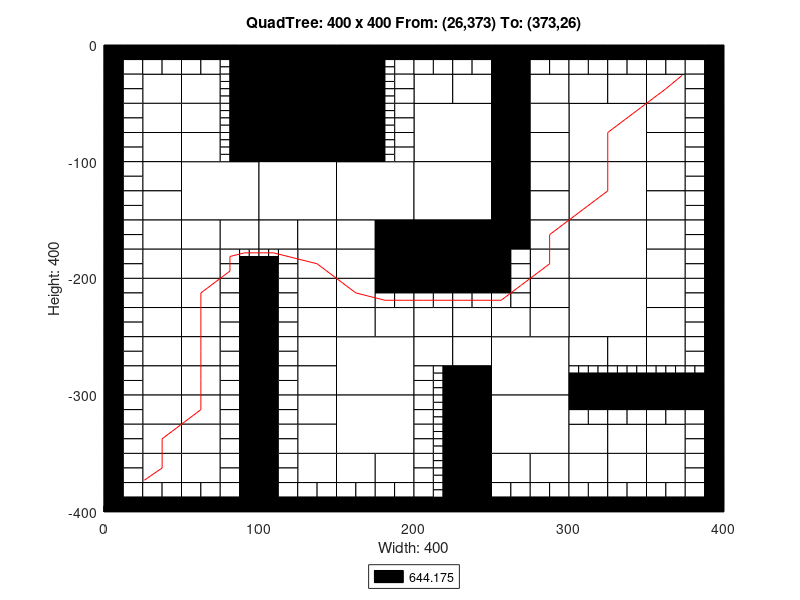

Write MATLAB code to recreate this figure.
axis([0 400 -400 0]);
title('QuadTree: 400 x 400 From: (26,373) To: (373,26)');
xlabel('Width: 400');
ylabel('Height: 400');
rectangle('Position',[100 -50 50 50], 'FaceColor',[0 0 0]);
rectangle('Position',[100 -100 50 50], 'FaceColor',[0 0 0]);
rectangle('Position',[50 -150 50 50], 'FaceColor',[1 1 1]);
rectangle('Position',[100 -150 50 50], 'FaceColor',[1 1 1]);
rectangle('Position',[150 -150 50 50], 'FaceColor',[1 1 1]);
rectangle('Position',[200 -100 50 50], 'FaceColor',[1 1 1]);
rectangle('Position',[300 -100 50 50], 'FaceColor',[1 1 1]);
rectangle('Position',[200 -150 50 50], 'FaceColor',[1 1 1]);
rectangle('Position',[200 -200 50 50], 'FaceColor',[0 0 0]);
rectangle('Position',[300 -150 50 50], 'FaceColor',[1 1 1]);
rectangle('Position',[300 -200 50 50], 'FaceColor',[1 1 1]);
rectangle('Position',[150 -300 50 50], 'FaceColor',[1 1 1]);
rectangle('Position',[150 -350 50 50], 'FaceColor',[1 1 1]);
rectangle('Position',[250 -300 50 50], 'FaceColor',[1 1 1]);
rectangle('Position',[300 -250 50 50], 'FaceColor',[1 1 1]);
rectangle('Position',[250 -350 50 50], 'FaceColor',[1 1 1]);
rectangle('Position',[25 -50 25 25], 'FaceColor',[1 1 1]);
rectangle('Position',[50 -50 25 25], 'FaceColor',[1 1 1]);
rectangle('Position',[25 -75 25 25], 'FaceColor',[1 1 1]);
rectangle('Position',[25 -100 25 25], 'FaceColor',[1 1 1]);
rectangle('Position',[50 -75 25 25], 'FaceColor',[1 1 1]);
rectangle('Position',[50 -100 25 25], 'FaceColor',[1 1 1]);
rectangle('Position',[150 -25 25 25], 'FaceColor',[0 0 0]);
rectangle('Position',[150 -50 25 25], 'FaceColor',[0 0 0]);
rectangle('Position',[150 -75 25 25], 'FaceColor',[0 0 0]);
rectangle('Position',[150 -100 25 25], 'FaceColor',[0 0 0]);
rectangle('Position',[25 -125 25 25], 'FaceColor',[1 1 1]);
rectangle('Position',[25 -150 25 25], 'FaceColor',[1 1 1]);
rectangle('Position',[25 -175 25 25], 'FaceColor',[1 1 1]);
rectangle('Position',[25 -200 25 25], 'FaceColor',[1 1 1]);
rectangle('Position',[50 -175 25 25], 'FaceColor',[1 1 1]);
rectangle('Position',[75 -175 25 25], 'FaceColor',[1 1 1]);
rectangle('Position',[50 -200 25 25], 'FaceColor',[1 1 1]);
rectangle('Position',[100 -175 25 25], 'FaceColor',[1 1 1]);
rectangle('Position',[125 -175 25 25], 'FaceColor',[1 1 1]);
rectangle('Position',[125 -200 25 25], 'FaceColor',[1 1 1]);
rectangle('Position',[150 -175 25 25], 'FaceColor',[1 1 1]);
rectangle('Position',[175 -175 25 25], 'FaceColor',[0 0 0]);
rectangle('Position',[150 -200 25 25], 'FaceColor',[1 1 1]);
rectangle('Position',[175 -200 25 25], 'FaceColor',[0 0 0]);
rectangle('Position',[200 -50 25 25], 'FaceColor',[1 1 1]);
rectangle('Position',[225 -50 25 25], 'FaceColor',[1 1 1]);
rectangle('Position',[250 -25 25 25], 'FaceColor',[0 0 0]);
rectangle('Position',[250 -50 25 25], 'FaceColor',[0 0 0]);
rectangle('Position',[275 -50 25 25], 'FaceColor',[1 1 1]);
rectangle('Position',[250 -75 25 25], 'FaceColor',[0 0 0]);
rectangle('Position',[275 -75 25 25], 'FaceColor',[1 1 1]);
rectangle('Position',[250 -100 25 25], 'FaceColor',[0 0 0]);
rectangle('Position',[275 -100 25 25], 'FaceColor',[1 1 1]);
rectangle('Position',[300 -50 25 25], 'FaceColor',[1 1 1]);
rectangle('Position',[325 -50 25 25], 'FaceColor',[1 1 1]);
rectangle('Position',[350 -50 25 25], 'FaceColor',[1 1 1]);
rectangle('Position',[350 -75 25 25], 'FaceColor',[1 1 1]);
rectangle('Position',[350 -100 25 25], 'FaceColor',[1 1 1]);
rectangle('Position',[250 -125 25 25], 'FaceColor',[0 0 0]);
rectangle('Position',[275 -125 25 25], 'FaceColor',[1 1 1]);
rectangle('Position',[250 -150 25 25], 'FaceColor',[0 0 0]);
rectangle('Position',[275 -150 25 25], 'FaceColor',[1 1 1]);
rectangle('Position',[250 -175 25 25], 'FaceColor',[0 0 0]);
rectangle('Position',[275 -175 25 25], 'FaceColor',[1 1 1]);
rectangle('Position',[275 -200 25 25], 'FaceColor',[1 1 1]);
rectangle('Position',[350 -125 25 25], 'FaceColor',[1 1 1]);
rectangle('Position',[350 -150 25 25], 'FaceColor',[1 1 1]);
rectangle('Position',[350 -175 25 25], 'FaceColor',[1 1 1]);
rectangle('Position',[350 -200 25 25], 'FaceColor',[1 1 1]);
rectangle('Position',[25 -225 25 25], 'FaceColor',[1 1 1]);
rectangle('Position',[25 -250 25 25], 'FaceColor',[1 1 1]);
rectangle('Position',[50 -225 25 25], 'FaceColor',[1 1 1]);
rectangle('Position',[50 -250 25 25], 'FaceColor',[1 1 1]);
rectangle('Position',[25 -275 25 25], 'FaceColor',[1 1 1]);
rectangle('Position',[25 -300 25 25], 'FaceColor',[1 1 1]);
rectangle('Position',[50 -275 25 25], 'FaceColor',[1 1 1]);
rectangle('Position',[50 -300 25 25], 'FaceColor',[1 1 1]);
rectangle('Position',[125 -225 25 25], 'FaceColor',[1 1 1]);
rectangle('Position',[125 -250 25 25], 'FaceColor',[1 1 1]);
rectangle('Position',[150 -225 25 25], 'FaceColor',[1 1 1]);
rectangle('Position',[150 -250 25 25], 'FaceColor',[1 1 1]);
rectangle('Position',[175 -250 25 25], 'FaceColor',[1 1 1]);
rectangle('Position',[125 -275 25 25], 'FaceColor',[1 1 1]);
rectangle('Position',[125 -300 25 25], 'FaceColor',[1 1 1]);
rectangle('Position',[25 -325 25 25], 'FaceColor',[1 1 1]);
rectangle('Position',[25 -350 25 25], 'FaceColor',[1 1 1]);
rectangle('Position',[50 -325 25 25], 'FaceColor',[1 1 1]);
rectangle('Position',[50 -350 25 25], 'FaceColor',[1 1 1]);
rectangle('Position',[25 -375 25 25], 'FaceColor',[1 1 1]);
rectangle('Position',[50 -375 25 25], 'FaceColor',[1 1 1]);
rectangle('Position',[125 -325 25 25], 'FaceColor',[1 1 1]);
rectangle('Position',[125 -350 25 25], 'FaceColor',[1 1 1]);
rectangle('Position',[125 -375 25 25], 'FaceColor',[1 1 1]);
rectangle('Position',[150 -375 25 25], 'FaceColor',[1 1 1]);
rectangle('Position',[175 -375 25 25], 'FaceColor',[1 1 1]);
rectangle('Position',[200 -250 25 25], 'FaceColor',[1 1 1]);
rectangle('Position',[225 -250 25 25], 'FaceColor',[1 1 1]);
rectangle('Position',[275 -225 25 25], 'FaceColor',[1 1 1]);
rectangle('Position',[250 -250 25 25], 'FaceColor',[1 1 1]);
rectangle('Position',[275 -250 25 25], 'FaceColor',[1 1 1]);
rectangle('Position',[200 -275 25 25], 'FaceColor',[1 1 1]);
rectangle('Position',[225 -275 25 25], 'FaceColor',[1 1 1]);
rectangle('Position',[225 -300 25 25], 'FaceColor',[0 0 0]);
rectangle('Position',[350 -225 25 25], 'FaceColor',[1 1 1]);
rectangle('Position',[350 -250 25 25], 'FaceColor',[1 1 1]);
rectangle('Position',[300 -275 25 25], 'FaceColor',[1 1 1]);
rectangle('Position',[325 -275 25 25], 'FaceColor',[1 1 1]);
rectangle('Position',[350 -275 25 25], 'FaceColor',[1 1 1]);
rectangle('Position',[225 -325 25 25], 'FaceColor',[0 0 0]);
rectangle('Position',[225 -350 25 25], 'FaceColor',[0 0 0]);
rectangle('Position',[225 -375 25 25], 'FaceColor',[0 0 0]);
rectangle('Position',[225 -400 25 25], 'FaceColor',[0 0 0]);
rectangle('Position',[250 -375 25 25], 'FaceColor',[1 1 1]);
rectangle('Position',[275 -375 25 25], 'FaceColor',[1 1 1]);
rectangle('Position',[300 -350 25 25], 'FaceColor',[1 1 1]);
rectangle('Position',[325 -350 25 25], 'FaceColor',[1 1 1]);
rectangle('Position',[350 -350 25 25], 'FaceColor',[1 1 1]);
rectangle('Position',[300 -375 25 25], 'FaceColor',[1 1 1]);
rectangle('Position',[325 -375 25 25], 'FaceColor',[1 1 1]);
rectangle('Position',[350 -375 25 25], 'FaceColor',[1 1 1]);
rectangle('Position',[0 -12.5 12.5 12.5], 'FaceColor',[0 0 0]);
rectangle('Position',[12.5 -12.5 12.5 12.5], 'FaceColor',[0 0 0]);
rectangle('Position',[0 -25 12.5 12.5], 'FaceColor',[0 0 0]);
rectangle('Position',[12.5 -25 12.5 12.5], 'FaceColor',[1 1 1]);
rectangle('Position',[25 -12.5 12.5 12.5], 'FaceColor',[0 0 0]);
rectangle('Position',[37.5 -12.5 12.5 12.5], 'FaceColor',[0 0 0]);
rectangle('Position',[25 -25 12.5 12.5], 'FaceColor',[1 1 1]);
rectangle('Position',[37.5 -25 12.5 12.5], 'FaceColor',[1 1 1]);
rectangle('Position',[0 -37.5 12.5 12.5], 'FaceColor',[0 0 0]);
rectangle('Position',[12.5 -37.5 12.5 12.5], 'FaceColor',[1 1 1]);
rectangle('Position',[0 -50 12.5 12.5], 'FaceColor',[0 0 0]);
rectangle('Position',[12.5 -50 12.5 12.5], 'FaceColor',[1 1 1]);
rectangle('Position',[50 -12.5 12.5 12.5], 'FaceColor',[0 0 0]);
rectangle('Position',[62.5 -12.5 12.5 12.5], 'FaceColor',[0 0 0]);
rectangle('Position',[50 -25 12.5 12.5], 'FaceColor',[1 1 1]);
rectangle('Position',[62.5 -25 12.5 12.5], 'FaceColor',[1 1 1]);
rectangle('Position',[75 -12.5 12.5 12.5], 'FaceColor',[0 0 0]);
rectangle('Position',[87.5 -12.5 12.5 12.5], 'FaceColor',[0 0 0]);
rectangle('Position',[87.5 -25 12.5 12.5], 'FaceColor',[0 0 0]);
rectangle('Position',[87.5 -37.5 12.5 12.5], 'FaceColor',[0 0 0]);
rectangle('Position',[87.5 -50 12.5 12.5], 'FaceColor',[0 0 0]);
rectangle('Position',[0 -62.5 12.5 12.5], 'FaceColor',[0 0 0]);
rectangle('Position',[12.5 -62.5 12.5 12.5], 'FaceColor',[1 1 1]);
rectangle('Position',[0 -75 12.5 12.5], 'FaceColor',[0 0 0]);
rectangle('Position',[12.5 -75 12.5 12.5], 'FaceColor',[1 1 1]);
rectangle('Position',[0 -87.5 12.5 12.5], 'FaceColor',[0 0 0]);
rectangle('Position',[12.5 -87.5 12.5 12.5], 'FaceColor',[1 1 1]);
rectangle('Position',[0 -100 12.5 12.5], 'FaceColor',[0 0 0]);
rectangle('Position',[12.5 -100 12.5 12.5], 'FaceColor',[1 1 1]);
rectangle('Position',[87.5 -62.5 12.5 12.5], 'FaceColor',[0 0 0]);
rectangle('Position',[87.5 -75 12.5 12.5], 'FaceColor',[0 0 0]);
rectangle('Position',[87.5 -87.5 12.5 12.5], 'FaceColor',[0 0 0]);
rectangle('Position',[87.5 -100 12.5 12.5], 'FaceColor',[0 0 0]);
rectangle('Position',[175 -12.5 12.5 12.5], 'FaceColor',[0 0 0]);
rectangle('Position',[187.5 -12.5 12.5 12.5], 'FaceColor',[0 0 0]);
rectangle('Position',[187.5 -25 12.5 12.5], 'FaceColor',[1 1 1]);
rectangle('Position',[187.5 -37.5 12.5 12.5], 'FaceColor',[1 1 1]);
rectangle('Position',[187.5 -50 12.5 12.5], 'FaceColor',[1 1 1]);
rectangle('Position',[187.5 -62.5 12.5 12.5], 'FaceColor',[1 1 1]);
rectangle('Position',[187.5 -75 12.5 12.5], 'FaceColor',[1 1 1]);
rectangle('Position',[187.5 -87.5 12.5 12.5], 'FaceColor',[1 1 1]);
rectangle('Position',[187.5 -100 12.5 12.5], 'FaceColor',[1 1 1]);
rectangle('Position',[0 -112.5 12.5 12.5], 'FaceColor',[0 0 0]);
rectangle('Position',[12.5 -112.5 12.5 12.5], 'FaceColor',[1 1 1]);
rectangle('Position',[0 -125 12.5 12.5], 'FaceColor',[0 0 0]);
rectangle('Position',[12.5 -125 12.5 12.5], 'FaceColor',[1 1 1]);
rectangle('Position',[0 -137.5 12.5 12.5], 'FaceColor',[0 0 0]);
rectangle('Position',[12.5 -137.5 12.5 12.5], 'FaceColor',[1 1 1]);
rectangle('Position',[0 -150 12.5 12.5], 'FaceColor',[0 0 0]);
rectangle('Position',[12.5 -150 12.5 12.5], 'FaceColor',[1 1 1]);
rectangle('Position',[0 -162.5 12.5 12.5], 'FaceColor',[0 0 0]);
rectangle('Position',[12.5 -162.5 12.5 12.5], 'FaceColor',[1 1 1]);
rectangle('Position',[0 -175 12.5 12.5], 'FaceColor',[0 0 0]);
rectangle('Position',[12.5 -175 12.5 12.5], 'FaceColor',[1 1 1]);
rectangle('Position',[0 -187.5 12.5 12.5], 'FaceColor',[0 0 0]);
rectangle('Position',[12.5 -187.5 12.5 12.5], 'FaceColor',[1 1 1]);
rectangle('Position',[0 -200 12.5 12.5], 'FaceColor',[0 0 0]);
rectangle('Position',[12.5 -200 12.5 12.5], 'FaceColor',[1 1 1]);
rectangle('Position',[75 -187.5 12.5 12.5], 'FaceColor',[1 1 1]);
rectangle('Position',[75 -200 12.5 12.5], 'FaceColor',[1 1 1]);
rectangle('Position',[87.5 -200 12.5 12.5], 'FaceColor',[0 0 0]);
rectangle('Position',[112.5 -187.5 12.5 12.5], 'FaceColor',[1 1 1]);
rectangle('Position',[100 -200 12.5 12.5], 'FaceColor',[0 0 0]);
rectangle('Position',[112.5 -200 12.5 12.5], 'FaceColor',[1 1 1]);
rectangle('Position',[200 -12.5 12.5 12.5], 'FaceColor',[0 0 0]);
rectangle('Position',[212.5 -12.5 12.5 12.5], 'FaceColor',[0 0 0]);
rectangle('Position',[200 -25 12.5 12.5], 'FaceColor',[1 1 1]);
rectangle('Position',[212.5 -25 12.5 12.5], 'FaceColor',[1 1 1]);
rectangle('Position',[225 -12.5 12.5 12.5], 'FaceColor',[0 0 0]);
rectangle('Position',[237.5 -12.5 12.5 12.5], 'FaceColor',[0 0 0]);
rectangle('Position',[225 -25 12.5 12.5], 'FaceColor',[1 1 1]);
rectangle('Position',[237.5 -25 12.5 12.5], 'FaceColor',[1 1 1]);
rectangle('Position',[275 -12.5 12.5 12.5], 'FaceColor',[0 0 0]);
rectangle('Position',[287.5 -12.5 12.5 12.5], 'FaceColor',[0 0 0]);
rectangle('Position',[275 -25 12.5 12.5], 'FaceColor',[1 1 1]);
rectangle('Position',[287.5 -25 12.5 12.5], 'FaceColor',[1 1 1]);
rectangle('Position',[300 -12.5 12.5 12.5], 'FaceColor',[0 0 0]);
rectangle('Position',[312.5 -12.5 12.5 12.5], 'FaceColor',[0 0 0]);
rectangle('Position',[300 -25 12.5 12.5], 'FaceColor',[1 1 1]);
rectangle('Position',[312.5 -25 12.5 12.5], 'FaceColor',[1 1 1]);
rectangle('Position',[325 -12.5 12.5 12.5], 'FaceColor',[0 0 0]);
rectangle('Position',[337.5 -12.5 12.5 12.5], 'FaceColor',[0 0 0]);
rectangle('Position',[325 -25 12.5 12.5], 'FaceColor',[1 1 1]);
rectangle('Position',[337.5 -25 12.5 12.5], 'FaceColor',[1 1 1]);
rectangle('Position',[350 -12.5 12.5 12.5], 'FaceColor',[0 0 0]);
rectangle('Position',[362.5 -12.5 12.5 12.5], 'FaceColor',[0 0 0]);
rectangle('Position',[350 -25 12.5 12.5], 'FaceColor',[1 1 1]);
rectangle('Position',[362.5 -25 12.5 12.5], 'FaceColor',[1 1 1]);
rectangle('Position',[375 -12.5 12.5 12.5], 'FaceColor',[0 0 0]);
rectangle('Position',[387.5 -12.5 12.5 12.5], 'FaceColor',[0 0 0]);
rectangle('Position',[375 -25 12.5 12.5], 'FaceColor',[1 1 1]);
rectangle('Position',[387.5 -25 12.5 12.5], 'FaceColor',[0 0 0]);
rectangle('Position',[375 -37.5 12.5 12.5], 'FaceColor',[1 1 1]);
rectangle('Position',[387.5 -37.5 12.5 12.5], 'FaceColor',[0 0 0]);
rectangle('Position',[375 -50 12.5 12.5], 'FaceColor',[1 1 1]);
rectangle('Position',[387.5 -50 12.5 12.5], 'FaceColor',[0 0 0]);
rectangle('Position',[375 -62.5 12.5 12.5], 'FaceColor',[1 1 1]);
rectangle('Position',[387.5 -62.5 12.5 12.5], 'FaceColor',[0 0 0]);
rectangle('Position',[375 -75 12.5 12.5], 'FaceColor',[1 1 1]);
rectangle('Position',[387.5 -75 12.5 12.5], 'FaceColor',[0 0 0]);
rectangle('Position',[375 -87.5 12.5 12.5], 'FaceColor',[1 1 1]);
rectangle('Position',[387.5 -87.5 12.5 12.5], 'FaceColor',[0 0 0]);
rectangle('Position',[375 -100 12.5 12.5], 'FaceColor',[1 1 1]);
rectangle('Position',[387.5 -100 12.5 12.5], 'FaceColor',[0 0 0]);
rectangle('Position',[250 -187.5 12.5 12.5], 'FaceColor',[0 0 0]);
rectangle('Position',[262.5 -187.5 12.5 12.5], 'FaceColor',[1 1 1]);
rectangle('Position',[250 -200 12.5 12.5], 'FaceColor',[0 0 0]);
rectangle('Position',[262.5 -200 12.5 12.5], 'FaceColor',[1 1 1]);
rectangle('Position',[375 -112.5 12.5 12.5], 'FaceColor',[1 1 1]);
rectangle('Position',[387.5 -112.5 12.5 12.5], 'FaceColor',[0 0 0]);
rectangle('Position',[375 -125 12.5 12.5], 'FaceColor',[1 1 1]);
rectangle('Position',[387.5 -125 12.5 12.5], 'FaceColor',[0 0 0]);
rectangle('Position',[375 -137.5 12.5 12.5], 'FaceColor',[1 1 1]);
rectangle('Position',[387.5 -137.5 12.5 12.5], 'FaceColor',[0 0 0]);
rectangle('Position',[375 -150 12.5 12.5], 'FaceColor',[1 1 1]);
rectangle('Position',[387.5 -150 12.5 12.5], 'FaceColor',[0 0 0]);
rectangle('Position',[375 -162.5 12.5 12.5], 'FaceColor',[1 1 1]);
rectangle('Position',[387.5 -162.5 12.5 12.5], 'FaceColor',[0 0 0]);
rectangle('Position',[375 -175 12.5 12.5], 'FaceColor',[1 1 1]);
rectangle('Position',[387.5 -175 12.5 12.5], 'FaceColor',[0 0 0]);
rectangle('Position',[375 -187.5 12.5 12.5], 'FaceColor',[1 1 1]);
rectangle('Position',[387.5 -187.5 12.5 12.5], 'FaceColor',[0 0 0]);
rectangle('Position',[375 -200 12.5 12.5], 'FaceColor',[1 1 1]);
rectangle('Position',[387.5 -200 12.5 12.5], 'FaceColor',[0 0 0]);
rectangle('Position',[0 -212.5 12.5 12.5], 'FaceColor',[0 0 0]);
rectangle('Position',[12.5 -212.5 12.5 12.5], 'FaceColor',[1 1 1]);
rectangle('Position',[0 -225 12.5 12.5], 'FaceColor',[0 0 0]);
rectangle('Position',[12.5 -225 12.5 12.5], 'FaceColor',[1 1 1]);
rectangle('Position',[0 -237.5 12.5 12.5], 'FaceColor',[0 0 0]);
rectangle('Position',[12.5 -237.5 12.5 12.5], 'FaceColor',[1 1 1]);
rectangle('Position',[0 -250 12.5 12.5], 'FaceColor',[0 0 0]);
rectangle('Position',[12.5 -250 12.5 12.5], 'FaceColor',[1 1 1]);
rectangle('Position',[75 -212.5 12.5 12.5], 'FaceColor',[1 1 1]);
rectangle('Position',[87.5 -212.5 12.5 12.5], 'FaceColor',[0 0 0]);
rectangle('Position',[75 -225 12.5 12.5], 'FaceColor',[1 1 1]);
rectangle('Position',[87.5 -225 12.5 12.5], 'FaceColor',[0 0 0]);
rectangle('Position',[75 -237.5 12.5 12.5], 'FaceColor',[1 1 1]);
rectangle('Position',[87.5 -237.5 12.5 12.5], 'FaceColor',[0 0 0]);
rectangle('Position',[75 -250 12.5 12.5], 'FaceColor',[1 1 1]);
rectangle('Position',[87.5 -250 12.5 12.5], 'FaceColor',[0 0 0]);
rectangle('Position',[0 -262.5 12.5 12.5], 'FaceColor',[0 0 0]);
rectangle('Position',[12.5 -262.5 12.5 12.5], 'FaceColor',[1 1 1]);
rectangle('Position',[0 -275 12.5 12.5], 'FaceColor',[0 0 0]);
rectangle('Position',[12.5 -275 12.5 12.5], 'FaceColor',[1 1 1]);
rectangle('Position',[0 -287.5 12.5 12.5], 'FaceColor',[0 0 0]);
rectangle('Position',[12.5 -287.5 12.5 12.5], 'FaceColor',[1 1 1]);
rectangle('Position',[0 -300 12.5 12.5], 'FaceColor',[0 0 0]);
rectangle('Position',[12.5 -300 12.5 12.5], 'FaceColor',[1 1 1]);
rectangle('Position',[75 -262.5 12.5 12.5], 'FaceColor',[1 1 1]);
rectangle('Position',[87.5 -262.5 12.5 12.5], 'FaceColor',[0 0 0]);
rectangle('Position',[75 -275 12.5 12.5], 'FaceColor',[1 1 1]);
rectangle('Position',[87.5 -275 12.5 12.5], 'FaceColor',[0 0 0]);
rectangle('Position',[75 -287.5 12.5 12.5], 'FaceColor',[1 1 1]);
rectangle('Position',[87.5 -287.5 12.5 12.5], 'FaceColor',[0 0 0]);
rectangle('Position',[75 -300 12.5 12.5], 'FaceColor',[1 1 1]);
rectangle('Position',[87.5 -300 12.5 12.5], 'FaceColor',[0 0 0]);
rectangle('Position',[100 -212.5 12.5 12.5], 'FaceColor',[0 0 0]);
rectangle('Position',[112.5 -212.5 12.5 12.5], 'FaceColor',[1 1 1]);
rectangle('Position',[100 -225 12.5 12.5], 'FaceColor',[0 0 0]);
rectangle('Position',[112.5 -225 12.5 12.5], 'FaceColor',[1 1 1]);
rectangle('Position',[100 -237.5 12.5 12.5], 'FaceColor',[0 0 0]);
rectangle('Position',[112.5 -237.5 12.5 12.5], 'FaceColor',[1 1 1]);
rectangle('Position',[100 -250 12.5 12.5], 'FaceColor',[0 0 0]);
rectangle('Position',[112.5 -250 12.5 12.5], 'FaceColor',[1 1 1]);
rectangle('Position',[175 -212.5 12.5 12.5], 'FaceColor',[0 0 0]);
rectangle('Position',[187.5 -212.5 12.5 12.5], 'FaceColor',[0 0 0]);
rectangle('Position',[175 -225 12.5 12.5], 'FaceColor',[1 1 1]);
rectangle('Position',[187.5 -225 12.5 12.5], 'FaceColor',[1 1 1]);
rectangle('Position',[100 -262.5 12.5 12.5], 'FaceColor',[0 0 0]);
rectangle('Position',[112.5 -262.5 12.5 12.5], 'FaceColor',[1 1 1]);
rectangle('Position',[100 -275 12.5 12.5], 'FaceColor',[0 0 0]);
rectangle('Position',[112.5 -275 12.5 12.5], 'FaceColor',[1 1 1]);
rectangle('Position',[100 -287.5 12.5 12.5], 'FaceColor',[0 0 0]);
rectangle('Position',[112.5 -287.5 12.5 12.5], 'FaceColor',[1 1 1]);
rectangle('Position',[100 -300 12.5 12.5], 'FaceColor',[0 0 0]);
rectangle('Position',[112.5 -300 12.5 12.5], 'FaceColor',[1 1 1]);
rectangle('Position',[0 -312.5 12.5 12.5], 'FaceColor',[0 0 0]);
rectangle('Position',[12.5 -312.5 12.5 12.5], 'FaceColor',[1 1 1]);
rectangle('Position',[0 -325 12.5 12.5], 'FaceColor',[0 0 0]);
rectangle('Position',[12.5 -325 12.5 12.5], 'FaceColor',[1 1 1]);
rectangle('Position',[0 -337.5 12.5 12.5], 'FaceColor',[0 0 0]);
rectangle('Position',[12.5 -337.5 12.5 12.5], 'FaceColor',[1 1 1]);
rectangle('Position',[0 -350 12.5 12.5], 'FaceColor',[0 0 0]);
rectangle('Position',[12.5 -350 12.5 12.5], 'FaceColor',[1 1 1]);
rectangle('Position',[75 -312.5 12.5 12.5], 'FaceColor',[1 1 1]);
rectangle('Position',[87.5 -312.5 12.5 12.5], 'FaceColor',[0 0 0]);
rectangle('Position',[75 -325 12.5 12.5], 'FaceColor',[1 1 1]);
rectangle('Position',[87.5 -325 12.5 12.5], 'FaceColor',[0 0 0]);
rectangle('Position',[75 -337.5 12.5 12.5], 'FaceColor',[1 1 1]);
rectangle('Position',[87.5 -337.5 12.5 12.5], 'FaceColor',[0 0 0]);
rectangle('Position',[75 -350 12.5 12.5], 'FaceColor',[1 1 1]);
rectangle('Position',[87.5 -350 12.5 12.5], 'FaceColor',[0 0 0]);
rectangle('Position',[0 -362.5 12.5 12.5], 'FaceColor',[0 0 0]);
rectangle('Position',[12.5 -362.5 12.5 12.5], 'FaceColor',[1 1 1]);
rectangle('Position',[0 -375 12.5 12.5], 'FaceColor',[0 0 0]);
rectangle('Position',[12.5 -375 12.5 12.5], 'FaceColor',[1 1 1]);
rectangle('Position',[0 -387.5 12.5 12.5], 'FaceColor',[0 0 0]);
rectangle('Position',[12.5 -387.5 12.5 12.5], 'FaceColor',[1 1 1]);
rectangle('Position',[0 -400 12.5 12.5], 'FaceColor',[0 0 0]);
rectangle('Position',[12.5 -400 12.5 12.5], 'FaceColor',[0 0 0]);
rectangle('Position',[25 -387.5 12.5 12.5], 'FaceColor',[1 1 1]);
rectangle('Position',[37.5 -387.5 12.5 12.5], 'FaceColor',[1 1 1]);
rectangle('Position',[25 -400 12.5 12.5], 'FaceColor',[0 0 0]);
rectangle('Position',[37.5 -400 12.5 12.5], 'FaceColor',[0 0 0]);
rectangle('Position',[75 -362.5 12.5 12.5], 'FaceColor',[1 1 1]);
rectangle('Position',[87.5 -362.5 12.5 12.5], 'FaceColor',[0 0 0]);
rectangle('Position',[75 -375 12.5 12.5], 'FaceColor',[1 1 1]);
rectangle('Position',[87.5 -375 12.5 12.5], 'FaceColor',[0 0 0]);
rectangle('Position',[50 -387.5 12.5 12.5], 'FaceColor',[1 1 1]);
rectangle('Position',[62.5 -387.5 12.5 12.5], 'FaceColor',[1 1 1]);
rectangle('Position',[50 -400 12.5 12.5], 'FaceColor',[0 0 0]);
rectangle('Position',[62.5 -400 12.5 12.5], 'FaceColor',[0 0 0]);
rectangle('Position',[75 -387.5 12.5 12.5], 'FaceColor',[1 1 1]);
rectangle('Position',[87.5 -387.5 12.5 12.5], 'FaceColor',[0 0 0]);
rectangle('Position',[75 -400 12.5 12.5], 'FaceColor',[0 0 0]);
rectangle('Position',[87.5 -400 12.5 12.5], 'FaceColor',[0 0 0]);
rectangle('Position',[100 -312.5 12.5 12.5], 'FaceColor',[0 0 0]);
rectangle('Position',[112.5 -312.5 12.5 12.5], 'FaceColor',[1 1 1]);
rectangle('Position',[100 -325 12.5 12.5], 'FaceColor',[0 0 0]);
rectangle('Position',[112.5 -325 12.5 12.5], 'FaceColor',[1 1 1]);
rectangle('Position',[100 -337.5 12.5 12.5], 'FaceColor',[0 0 0]);
rectangle('Position',[112.5 -337.5 12.5 12.5], 'FaceColor',[1 1 1]);
rectangle('Position',[100 -350 12.5 12.5], 'FaceColor',[0 0 0]);
rectangle('Position',[112.5 -350 12.5 12.5], 'FaceColor',[1 1 1]);
rectangle('Position',[100 -362.5 12.5 12.5], 'FaceColor',[0 0 0]);
rectangle('Position',[112.5 -362.5 12.5 12.5], 'FaceColor',[1 1 1]);
rectangle('Position',[100 -375 12.5 12.5], 'FaceColor',[0 0 0]);
rectangle('Position',[112.5 -375 12.5 12.5], 'FaceColor',[1 1 1]);
rectangle('Position',[100 -387.5 12.5 12.5], 'FaceColor',[0 0 0]);
rectangle('Position',[112.5 -387.5 12.5 12.5], 'FaceColor',[1 1 1]);
rectangle('Position',[100 -400 12.5 12.5], 'FaceColor',[0 0 0]);
rectangle('Position',[112.5 -400 12.5 12.5], 'FaceColor',[0 0 0]);
rectangle('Position',[125 -387.5 12.5 12.5], 'FaceColor',[1 1 1]);
rectangle('Position',[137.5 -387.5 12.5 12.5], 'FaceColor',[1 1 1]);
rectangle('Position',[125 -400 12.5 12.5], 'FaceColor',[0 0 0]);
rectangle('Position',[137.5 -400 12.5 12.5], 'FaceColor',[0 0 0]);
rectangle('Position',[150 -387.5 12.5 12.5], 'FaceColor',[1 1 1]);
rectangle('Position',[162.5 -387.5 12.5 12.5], 'FaceColor',[1 1 1]);
rectangle('Position',[150 -400 12.5 12.5], 'FaceColor',[0 0 0]);
rectangle('Position',[162.5 -400 12.5 12.5], 'FaceColor',[0 0 0]);
rectangle('Position',[175 -387.5 12.5 12.5], 'FaceColor',[1 1 1]);
rectangle('Position',[187.5 -387.5 12.5 12.5], 'FaceColor',[1 1 1]);
rectangle('Position',[175 -400 12.5 12.5], 'FaceColor',[0 0 0]);
rectangle('Position',[187.5 -400 12.5 12.5], 'FaceColor',[0 0 0]);
rectangle('Position',[200 -212.5 12.5 12.5], 'FaceColor',[0 0 0]);
rectangle('Position',[212.5 -212.5 12.5 12.5], 'FaceColor',[0 0 0]);
rectangle('Position',[200 -225 12.5 12.5], 'FaceColor',[1 1 1]);
rectangle('Position',[212.5 -225 12.5 12.5], 'FaceColor',[1 1 1]);
rectangle('Position',[225 -212.5 12.5 12.5], 'FaceColor',[0 0 0]);
rectangle('Position',[237.5 -212.5 12.5 12.5], 'FaceColor',[0 0 0]);
rectangle('Position',[225 -225 12.5 12.5], 'FaceColor',[1 1 1]);
rectangle('Position',[237.5 -225 12.5 12.5], 'FaceColor',[1 1 1]);
rectangle('Position',[250 -212.5 12.5 12.5], 'FaceColor',[0 0 0]);
rectangle('Position',[262.5 -212.5 12.5 12.5], 'FaceColor',[1 1 1]);
rectangle('Position',[250 -225 12.5 12.5], 'FaceColor',[1 1 1]);
rectangle('Position',[262.5 -225 12.5 12.5], 'FaceColor',[1 1 1]);
rectangle('Position',[200 -287.5 12.5 12.5], 'FaceColor',[1 1 1]);
rectangle('Position',[200 -300 12.5 12.5], 'FaceColor',[1 1 1]);
rectangle('Position',[375 -212.5 12.5 12.5], 'FaceColor',[1 1 1]);
rectangle('Position',[387.5 -212.5 12.5 12.5], 'FaceColor',[0 0 0]);
rectangle('Position',[375 -225 12.5 12.5], 'FaceColor',[1 1 1]);
rectangle('Position',[387.5 -225 12.5 12.5], 'FaceColor',[0 0 0]);
rectangle('Position',[375 -237.5 12.5 12.5], 'FaceColor',[1 1 1]);
rectangle('Position',[387.5 -237.5 12.5 12.5], 'FaceColor',[0 0 0]);
rectangle('Position',[375 -250 12.5 12.5], 'FaceColor',[1 1 1]);
rectangle('Position',[387.5 -250 12.5 12.5], 'FaceColor',[0 0 0]);
rectangle('Position',[300 -300 12.5 12.5], 'FaceColor',[0 0 0]);
rectangle('Position',[312.5 -300 12.5 12.5], 'FaceColor',[0 0 0]);
rectangle('Position',[325 -300 12.5 12.5], 'FaceColor',[0 0 0]);
rectangle('Position',[337.5 -300 12.5 12.5], 'FaceColor',[0 0 0]);
rectangle('Position',[375 -262.5 12.5 12.5], 'FaceColor',[1 1 1]);
rectangle('Position',[387.5 -262.5 12.5 12.5], 'FaceColor',[0 0 0]);
rectangle('Position',[375 -275 12.5 12.5], 'FaceColor',[1 1 1]);
rectangle('Position',[387.5 -275 12.5 12.5], 'FaceColor',[0 0 0]);
rectangle('Position',[350 -300 12.5 12.5], 'FaceColor',[0 0 0]);
rectangle('Position',[362.5 -300 12.5 12.5], 'FaceColor',[0 0 0]);
rectangle('Position',[387.5 -287.5 12.5 12.5], 'FaceColor',[0 0 0]);
rectangle('Position',[375 -300 12.5 12.5], 'FaceColor',[0 0 0]);
rectangle('Position',[387.5 -300 12.5 12.5], 'FaceColor',[0 0 0]);
rectangle('Position',[200 -312.5 12.5 12.5], 'FaceColor',[1 1 1]);
rectangle('Position',[200 -325 12.5 12.5], 'FaceColor',[1 1 1]);
rectangle('Position',[200 -337.5 12.5 12.5], 'FaceColor',[1 1 1]);
rectangle('Position',[200 -350 12.5 12.5], 'FaceColor',[1 1 1]);
rectangle('Position',[200 -362.5 12.5 12.5], 'FaceColor',[1 1 1]);
rectangle('Position',[200 -375 12.5 12.5], 'FaceColor',[1 1 1]);
rectangle('Position',[200 -387.5 12.5 12.5], 'FaceColor',[1 1 1]);
rectangle('Position',[200 -400 12.5 12.5], 'FaceColor',[0 0 0]);
rectangle('Position',[212.5 -400 12.5 12.5], 'FaceColor',[0 0 0]);
rectangle('Position',[250 -387.5 12.5 12.5], 'FaceColor',[1 1 1]);
rectangle('Position',[262.5 -387.5 12.5 12.5], 'FaceColor',[1 1 1]);
rectangle('Position',[250 -400 12.5 12.5], 'FaceColor',[0 0 0]);
rectangle('Position',[262.5 -400 12.5 12.5], 'FaceColor',[0 0 0]);
rectangle('Position',[275 -387.5 12.5 12.5], 'FaceColor',[1 1 1]);
rectangle('Position',[287.5 -387.5 12.5 12.5], 'FaceColor',[1 1 1]);
rectangle('Position',[275 -400 12.5 12.5], 'FaceColor',[0 0 0]);
rectangle('Position',[287.5 -400 12.5 12.5], 'FaceColor',[0 0 0]);
rectangle('Position',[300 -312.5 12.5 12.5], 'FaceColor',[0 0 0]);
rectangle('Position',[312.5 -312.5 12.5 12.5], 'FaceColor',[0 0 0]);
rectangle('Position',[300 -325 12.5 12.5], 'FaceColor',[1 1 1]);
rectangle('Position',[312.5 -325 12.5 12.5], 'FaceColor',[1 1 1]);
rectangle('Position',[325 -312.5 12.5 12.5], 'FaceColor',[0 0 0]);
rectangle('Position',[337.5 -312.5 12.5 12.5], 'FaceColor',[0 0 0]);
rectangle('Position',[325 -325 12.5 12.5], 'FaceColor',[1 1 1]);
rectangle('Position',[337.5 -325 12.5 12.5], 'FaceColor',[1 1 1]);
rectangle('Position',[350 -312.5 12.5 12.5], 'FaceColor',[0 0 0]);
rectangle('Position',[362.5 -312.5 12.5 12.5], 'FaceColor',[0 0 0]);
rectangle('Position',[350 -325 12.5 12.5], 'FaceColor',[1 1 1]);
rectangle('Position',[362.5 -325 12.5 12.5], 'FaceColor',[1 1 1]);
rectangle('Position',[375 -312.5 12.5 12.5], 'FaceColor',[0 0 0]);
rectangle('Position',[387.5 -312.5 12.5 12.5], 'FaceColor',[0 0 0]);
rectangle('Position',[375 -325 12.5 12.5], 'FaceColor',[1 1 1]);
rectangle('Position',[387.5 -325 12.5 12.5], 'FaceColor',[0 0 0]);
rectangle('Position',[375 -337.5 12.5 12.5], 'FaceColor',[1 1 1]);
rectangle('Position',[387.5 -337.5 12.5 12.5], 'FaceColor',[0 0 0]);
rectangle('Position',[375 -350 12.5 12.5], 'FaceColor',[1 1 1]);
rectangle('Position',[387.5 -350 12.5 12.5], 'FaceColor',[0 0 0]);
rectangle('Position',[300 -387.5 12.5 12.5], 'FaceColor',[1 1 1]);
rectangle('Position',[312.5 -387.5 12.5 12.5], 'FaceColor',[1 1 1]);
rectangle('Position',[300 -400 12.5 12.5], 'FaceColor',[0 0 0]);
rectangle('Position',[312.5 -400 12.5 12.5], 'FaceColor',[0 0 0]);
rectangle('Position',[325 -387.5 12.5 12.5], 'FaceColor',[1 1 1]);
rectangle('Position',[337.5 -387.5 12.5 12.5], 'FaceColor',[1 1 1]);
rectangle('Position',[325 -400 12.5 12.5], 'FaceColor',[0 0 0]);
rectangle('Position',[337.5 -400 12.5 12.5], 'FaceColor',[0 0 0]);
rectangle('Position',[375 -362.5 12.5 12.5], 'FaceColor',[1 1 1]);
rectangle('Position',[387.5 -362.5 12.5 12.5], 'FaceColor',[0 0 0]);
rectangle('Position',[375 -375 12.5 12.5], 'FaceColor',[1 1 1]);
rectangle('Position',[387.5 -375 12.5 12.5], 'FaceColor',[0 0 0]);
rectangle('Position',[350 -387.5 12.5 12.5], 'FaceColor',[1 1 1]);
rectangle('Position',[362.5 -387.5 12.5 12.5], 'FaceColor',[1 1 1]);
rectangle('Position',[350 -400 12.5 12.5], 'FaceColor',[0 0 0]);
rectangle('Position',[362.5 -400 12.5 12.5], 'FaceColor',[0 0 0]);
rectangle('Position',[375 -387.5 12.5 12.5], 'FaceColor',[1 1 1]);
rectangle('Position',[387.5 -387.5 12.5 12.5], 'FaceColor',[0 0 0]);
rectangle('Position',[375 -400 12.5 12.5], 'FaceColor',[0 0 0]);
rectangle('Position',[387.5 -400 12.5 12.5], 'FaceColor',[0 0 0]);
rectangle('Position',[75 -18.75 6.25 6.25], 'FaceColor',[1 1 1]);
rectangle('Position',[81.25 -18.75 6.25 6.25], 'FaceColor',[0 0 0]);
rectangle('Position',[75 -25 6.25 6.25], 'FaceColor',[1 1 1]);
rectangle('Position',[81.25 -25 6.25 6.25], 'FaceColor',[0 0 0]);
rectangle('Position',[75 -31.25 6.25 6.25], 'FaceColor',[1 1 1]);
rectangle('Position',[81.25 -31.25 6.25 6.25], 'FaceColor',[0 0 0]);
rectangle('Position',[75 -37.5 6.25 6.25], 'FaceColor',[1 1 1]);
rectangle('Position',[81.25 -37.5 6.25 6.25], 'FaceColor',[0 0 0]);
rectangle('Position',[75 -43.75 6.25 6.25], 'FaceColor',[1 1 1]);
rectangle('Position',[81.25 -43.75 6.25 6.25], 'FaceColor',[0 0 0]);
rectangle('Position',[75 -50 6.25 6.25], 'FaceColor',[1 1 1]);
rectangle('Position',[81.25 -50 6.25 6.25], 'FaceColor',[0 0 0]);
rectangle('Position',[75 -56.25 6.25 6.25], 'FaceColor',[1 1 1]);
rectangle('Position',[81.25 -56.25 6.25 6.25], 'FaceColor',[0 0 0]);
rectangle('Position',[75 -62.5 6.25 6.25], 'FaceColor',[1 1 1]);
rectangle('Position',[81.25 -62.5 6.25 6.25], 'FaceColor',[0 0 0]);
rectangle('Position',[75 -68.75 6.25 6.25], 'FaceColor',[1 1 1]);
rectangle('Position',[81.25 -68.75 6.25 6.25], 'FaceColor',[0 0 0]);
rectangle('Position',[75 -75 6.25 6.25], 'FaceColor',[1 1 1]);
rectangle('Position',[81.25 -75 6.25 6.25], 'FaceColor',[0 0 0]);
rectangle('Position',[75 -81.25 6.25 6.25], 'FaceColor',[1 1 1]);
rectangle('Position',[81.25 -81.25 6.25 6.25], 'FaceColor',[0 0 0]);
rectangle('Position',[75 -87.5 6.25 6.25], 'FaceColor',[1 1 1]);
rectangle('Position',[81.25 -87.5 6.25 6.25], 'FaceColor',[0 0 0]);
rectangle('Position',[75 -93.75 6.25 6.25], 'FaceColor',[1 1 1]);
rectangle('Position',[81.25 -93.75 6.25 6.25], 'FaceColor',[0 0 0]);
rectangle('Position',[75 -100 6.25 6.25], 'FaceColor',[1 1 1]);
rectangle('Position',[81.25 -100 6.25 6.25], 'FaceColor',[0 0 0]);
rectangle('Position',[175 -18.75 6.25 6.25], 'FaceColor',[0 0 0]);
rectangle('Position',[181.25 -18.75 6.25 6.25], 'FaceColor',[1 1 1]);
rectangle('Position',[175 -25 6.25 6.25], 'FaceColor',[0 0 0]);
rectangle('Position',[181.25 -25 6.25 6.25], 'FaceColor',[1 1 1]);
rectangle('Position',[175 -31.25 6.25 6.25], 'FaceColor',[0 0 0]);
rectangle('Position',[181.25 -31.25 6.25 6.25], 'FaceColor',[1 1 1]);
rectangle('Position',[175 -37.5 6.25 6.25], 'FaceColor',[0 0 0]);
rectangle('Position',[181.25 -37.5 6.25 6.25], 'FaceColor',[1 1 1]);
rectangle('Position',[175 -43.75 6.25 6.25], 'FaceColor',[0 0 0]);
rectangle('Position',[181.25 -43.75 6.25 6.25], 'FaceColor',[1 1 1]);
rectangle('Position',[175 -50 6.25 6.25], 'FaceColor',[0 0 0]);
rectangle('Position',[181.25 -50 6.25 6.25], 'FaceColor',[1 1 1]);
rectangle('Position',[175 -56.25 6.25 6.25], 'FaceColor',[0 0 0]);
rectangle('Position',[181.25 -56.25 6.25 6.25], 'FaceColor',[1 1 1]);
rectangle('Position',[175 -62.5 6.25 6.25], 'FaceColor',[0 0 0]);
rectangle('Position',[181.25 -62.5 6.25 6.25], 'FaceColor',[1 1 1]);
rectangle('Position',[175 -68.75 6.25 6.25], 'FaceColor',[0 0 0]);
rectangle('Position',[181.25 -68.75 6.25 6.25], 'FaceColor',[1 1 1]);
rectangle('Position',[175 -75 6.25 6.25], 'FaceColor',[0 0 0]);
rectangle('Position',[181.25 -75 6.25 6.25], 'FaceColor',[1 1 1]);
rectangle('Position',[175 -81.25 6.25 6.25], 'FaceColor',[0 0 0]);
rectangle('Position',[181.25 -81.25 6.25 6.25], 'FaceColor',[1 1 1]);
rectangle('Position',[175 -87.5 6.25 6.25], 'FaceColor',[0 0 0]);
rectangle('Position',[181.25 -87.5 6.25 6.25], 'FaceColor',[1 1 1]);
rectangle('Position',[175 -93.75 6.25 6.25], 'FaceColor',[0 0 0]);
rectangle('Position',[181.25 -93.75 6.25 6.25], 'FaceColor',[1 1 1]);
rectangle('Position',[175 -100 6.25 6.25], 'FaceColor',[0 0 0]);
rectangle('Position',[181.25 -100 6.25 6.25], 'FaceColor',[1 1 1]);
rectangle('Position',[87.5 -181.25 6.25 6.25], 'FaceColor',[1 1 1]);
rectangle('Position',[93.75 -181.25 6.25 6.25], 'FaceColor',[1 1 1]);
rectangle('Position',[87.5 -187.5 6.25 6.25], 'FaceColor',[0 0 0]);
rectangle('Position',[93.75 -187.5 6.25 6.25], 'FaceColor',[0 0 0]);
rectangle('Position',[100 -181.25 6.25 6.25], 'FaceColor',[1 1 1]);
rectangle('Position',[106.25 -181.25 6.25 6.25], 'FaceColor',[1 1 1]);
rectangle('Position',[100 -187.5 6.25 6.25], 'FaceColor',[0 0 0]);
rectangle('Position',[106.25 -187.5 6.25 6.25], 'FaceColor',[0 0 0]);
rectangle('Position',[212.5 -281.25 6.25 6.25], 'FaceColor',[1 1 1]);
rectangle('Position',[218.75 -281.25 6.25 6.25], 'FaceColor',[0 0 0]);
rectangle('Position',[212.5 -287.5 6.25 6.25], 'FaceColor',[1 1 1]);
rectangle('Position',[218.75 -287.5 6.25 6.25], 'FaceColor',[0 0 0]);
rectangle('Position',[212.5 -293.75 6.25 6.25], 'FaceColor',[1 1 1]);
rectangle('Position',[218.75 -293.75 6.25 6.25], 'FaceColor',[0 0 0]);
rectangle('Position',[212.5 -300 6.25 6.25], 'FaceColor',[1 1 1]);
rectangle('Position',[218.75 -300 6.25 6.25], 'FaceColor',[0 0 0]);
rectangle('Position',[300 -281.25 6.25 6.25], 'FaceColor',[1 1 1]);
rectangle('Position',[306.25 -281.25 6.25 6.25], 'FaceColor',[1 1 1]);
rectangle('Position',[300 -287.5 6.25 6.25], 'FaceColor',[0 0 0]);
rectangle('Position',[306.25 -287.5 6.25 6.25], 'FaceColor',[0 0 0]);
rectangle('Position',[312.5 -281.25 6.25 6.25], 'FaceColor',[1 1 1]);
rectangle('Position',[318.75 -281.25 6.25 6.25], 'FaceColor',[1 1 1]);
rectangle('Position',[312.5 -287.5 6.25 6.25], 'FaceColor',[0 0 0]);
rectangle('Position',[318.75 -287.5 6.25 6.25], 'FaceColor',[0 0 0]);
rectangle('Position',[325 -281.25 6.25 6.25], 'FaceColor',[1 1 1]);
rectangle('Position',[331.25 -281.25 6.25 6.25], 'FaceColor',[1 1 1]);
rectangle('Position',[325 -287.5 6.25 6.25], 'FaceColor',[0 0 0]);
rectangle('Position',[331.25 -287.5 6.25 6.25], 'FaceColor',[0 0 0]);
rectangle('Position',[337.5 -281.25 6.25 6.25], 'FaceColor',[1 1 1]);
rectangle('Position',[343.75 -281.25 6.25 6.25], 'FaceColor',[1 1 1]);
rectangle('Position',[337.5 -287.5 6.25 6.25], 'FaceColor',[0 0 0]);
rectangle('Position',[343.75 -287.5 6.25 6.25], 'FaceColor',[0 0 0]);
rectangle('Position',[350 -281.25 6.25 6.25], 'FaceColor',[1 1 1]);
rectangle('Position',[356.25 -281.25 6.25 6.25], 'FaceColor',[1 1 1]);
rectangle('Position',[350 -287.5 6.25 6.25], 'FaceColor',[0 0 0]);
rectangle('Position',[356.25 -287.5 6.25 6.25], 'FaceColor',[0 0 0]);
rectangle('Position',[362.5 -281.25 6.25 6.25], 'FaceColor',[1 1 1]);
rectangle('Position',[368.75 -281.25 6.25 6.25], 'FaceColor',[1 1 1]);
rectangle('Position',[362.5 -287.5 6.25 6.25], 'FaceColor',[0 0 0]);
rectangle('Position',[368.75 -287.5 6.25 6.25], 'FaceColor',[0 0 0]);
rectangle('Position',[375 -281.25 6.25 6.25], 'FaceColor',[1 1 1]);
rectangle('Position',[381.25 -281.25 6.25 6.25], 'FaceColor',[1 1 1]);
rectangle('Position',[375 -287.5 6.25 6.25], 'FaceColor',[0 0 0]);
rectangle('Position',[381.25 -287.5 6.25 6.25], 'FaceColor',[0 0 0]);
rectangle('Position',[212.5 -306.25 6.25 6.25], 'FaceColor',[1 1 1]);
rectangle('Position',[218.75 -306.25 6.25 6.25], 'FaceColor',[0 0 0]);
rectangle('Position',[212.5 -312.5 6.25 6.25], 'FaceColor',[1 1 1]);
rectangle('Position',[218.75 -312.5 6.25 6.25], 'FaceColor',[0 0 0]);
rectangle('Position',[212.5 -318.75 6.25 6.25], 'FaceColor',[1 1 1]);
rectangle('Position',[218.75 -318.75 6.25 6.25], 'FaceColor',[0 0 0]);
rectangle('Position',[212.5 -325 6.25 6.25], 'FaceColor',[1 1 1]);
rectangle('Position',[218.75 -325 6.25 6.25], 'FaceColor',[0 0 0]);
rectangle('Position',[212.5 -331.25 6.25 6.25], 'FaceColor',[1 1 1]);
rectangle('Position',[218.75 -331.25 6.25 6.25], 'FaceColor',[0 0 0]);
rectangle('Position',[212.5 -337.5 6.25 6.25], 'FaceColor',[1 1 1]);
rectangle('Position',[218.75 -337.5 6.25 6.25], 'FaceColor',[0 0 0]);
rectangle('Position',[212.5 -343.75 6.25 6.25], 'FaceColor',[1 1 1]);
rectangle('Position',[218.75 -343.75 6.25 6.25], 'FaceColor',[0 0 0]);
rectangle('Position',[212.5 -350 6.25 6.25], 'FaceColor',[1 1 1]);
rectangle('Position',[218.75 -350 6.25 6.25], 'FaceColor',[0 0 0]);
rectangle('Position',[212.5 -356.25 6.25 6.25], 'FaceColor',[1 1 1]);
rectangle('Position',[218.75 -356.25 6.25 6.25], 'FaceColor',[0 0 0]);
rectangle('Position',[212.5 -362.5 6.25 6.25], 'FaceColor',[1 1 1]);
rectangle('Position',[218.75 -362.5 6.25 6.25], 'FaceColor',[0 0 0]);
rectangle('Position',[212.5 -368.75 6.25 6.25], 'FaceColor',[1 1 1]);
rectangle('Position',[218.75 -368.75 6.25 6.25], 'FaceColor',[0 0 0]);
rectangle('Position',[212.5 -375 6.25 6.25], 'FaceColor',[1 1 1]);
rectangle('Position',[218.75 -375 6.25 6.25], 'FaceColor',[0 0 0]);
rectangle('Position',[212.5 -381.25 6.25 6.25], 'FaceColor',[1 1 1]);
rectangle('Position',[218.75 -381.25 6.25 6.25], 'FaceColor',[0 0 0]);
rectangle('Position',[212.5 -387.5 6.25 6.25], 'FaceColor',[1 1 1]);
rectangle('Position',[218.75 -387.5 6.25 6.25], 'FaceColor',[0 0 0]);
X=[373,362.5,325,325,287.5,287.5,268.75,256.25,243.75,231.25,218.75,206.25,193.75,181.25,162.5,137.5,118.75,109.375,103.125,96.875,90.625,81.25,81.25,62.5,62.5,62.5,62.5,62.5,37.5,37.5,26];
Y=[-26,-37.5,-75,-125,-162.5,-187.5,-206.25,-218.75,-218.75,-218.75,-218.75,-218.75,-218.75,-218.75,-212.5,-187.5,-181.25,-178.125,-178.125,-178.125,-178.125,-181.25,-193.75,-212.5,-237.5,-262.5,-287.5,-312.5,-337.5,-362.5,-373];
hold on;
plot(X,Y,'r');
legend('644.175','Location','southoutside');
